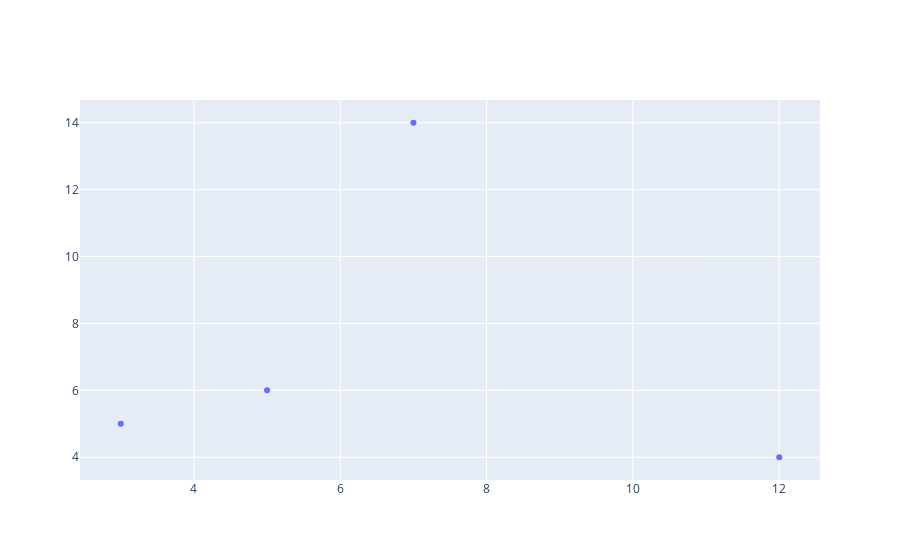

The code cell stored with this chart in its notebook:
### Code cell
fig = go.Figure(go.Scatter(x=x , y=y , mode = "markers"))
fig.show()

### Figure 1 — Plotly figure (JSON) as saved in the notebook; plotly's stock layout.template omitted (floating-point values rounded to 4 significant figures)
{"data": [{"mode": "markers", "type": "scatter", "x": [12, 3, 5, 7], "y": [4, 5, 6, 14]}], "layout": {}}
